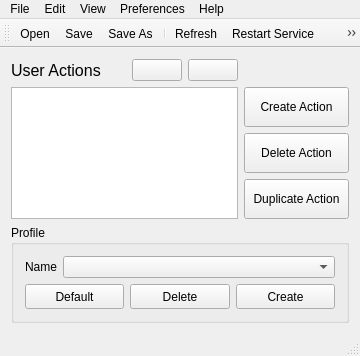
<?xml version="1.0" encoding="UTF-8"?>
<ui version="4.0">
 <class>MainWindowClass</class>
 <widget class="QMainWindow" name="MainWindowClass">
  <property name="geometry">
   <rect>
    <x>0</x>
    <y>0</y>
    <width>360</width>
    <height>351</height>
   </rect>
  </property>
  <property name="windowTitle">
   <string>QuickCut</string>
  </property>
  <property name="windowIcon">
   <iconset>
    <activeon>:/logo.png</activeon>
   </iconset>
  </property>
  <widget class="QWidget" name="centralWidget">
   <layout class="QGridLayout" name="gridLayout">
    <item row="0" column="0">
     <widget class="QLabel" name="lblUserActions">
      <property name="maximumSize">
       <size>
        <width>100</width>
        <height>16777215</height>
       </size>
      </property>
      <property name="font">
       <font>
        <pointsize>12</pointsize>
        <weight>50</weight>
        <bold>false</bold>
       </font>
      </property>
      <property name="text">
       <string>User Actions</string>
      </property>
     </widget>
    </item>
    <item row="0" column="1">
     <spacer name="horizontalSpacer">
      <property name="orientation">
       <enum>Qt::Horizontal</enum>
      </property>
      <property name="sizeHint" stdset="0">
       <size>
        <width>19</width>
        <height>20</height>
       </size>
      </property>
     </spacer>
    </item>
    <item row="0" column="2">
     <widget class="QPushButton" name="btnActionMoveDown">
      <property name="minimumSize">
       <size>
        <width>50</width>
        <height>0</height>
       </size>
      </property>
      <property name="maximumSize">
       <size>
        <width>30</width>
        <height>16777215</height>
       </size>
      </property>
      <property name="toolTip">
       <string>Moves action down.</string>
      </property>
      <property name="text">
       <string/>
      </property>
      <property name="icon">
       <iconset>
        <activeon>:/icons/btn_movedown.png</activeon>
       </iconset>
      </property>
     </widget>
    </item>
    <item row="0" column="3">
     <widget class="QPushButton" name="btnActionMoveUp">
      <property name="minimumSize">
       <size>
        <width>50</width>
        <height>0</height>
       </size>
      </property>
      <property name="maximumSize">
       <size>
        <width>30</width>
        <height>16777215</height>
       </size>
      </property>
      <property name="toolTip">
       <string>Moves action up.</string>
      </property>
      <property name="text">
       <string/>
      </property>
      <property name="icon">
       <iconset>
        <activeon>:/icons/btn_moveup.png</activeon>
       </iconset>
      </property>
     </widget>
    </item>
    <item row="1" column="0" colspan="4">
     <widget class="QListWidget" name="lbxActions"/>
    </item>
    <item row="1" column="4">
     <layout class="QVBoxLayout" name="verticalLayout">
      <item>
       <widget class="QPushButton" name="btnActionCreate">
        <property name="minimumSize">
         <size>
          <width>105</width>
          <height>40</height>
         </size>
        </property>
        <property name="maximumSize">
         <size>
          <width>85</width>
          <height>40</height>
         </size>
        </property>
        <property name="text">
         <string>Create Action</string>
        </property>
       </widget>
      </item>
      <item>
       <widget class="QPushButton" name="btnActionDelete">
        <property name="minimumSize">
         <size>
          <width>105</width>
          <height>40</height>
         </size>
        </property>
        <property name="maximumSize">
         <size>
          <width>85</width>
          <height>40</height>
         </size>
        </property>
        <property name="text">
         <string>Delete Action</string>
        </property>
       </widget>
      </item>
      <item>
       <widget class="QPushButton" name="btnActionDuplicate">
        <property name="minimumSize">
         <size>
          <width>105</width>
          <height>40</height>
         </size>
        </property>
        <property name="maximumSize">
         <size>
          <width>85</width>
          <height>40</height>
         </size>
        </property>
        <property name="text">
         <string>Duplicate Action</string>
        </property>
       </widget>
      </item>
     </layout>
    </item>
    <item row="2" column="0" colspan="5">
     <widget class="QGroupBox" name="gbxProfile">
      <property name="title">
       <string>Profile</string>
      </property>
      <layout class="QVBoxLayout" name="verticalLayout_3">
       <item>
        <layout class="QHBoxLayout" name="horizontalLayout_2">
         <item>
          <widget class="QLabel" name="lblProfile">
           <property name="minimumSize">
            <size>
             <width>32</width>
             <height>16</height>
            </size>
           </property>
           <property name="maximumSize">
            <size>
             <width>32</width>
             <height>16</height>
            </size>
           </property>
           <property name="text">
            <string>Name:</string>
           </property>
          </widget>
         </item>
         <item>
          <widget class="QComboBox" name="cbxProfile"/>
         </item>
        </layout>
       </item>
       <item>
        <layout class="QHBoxLayout" name="horizontalLayout">
         <item>
          <widget class="QPushButton" name="btnSetActive">
           <property name="minimumSize">
            <size>
             <width>55</width>
             <height>25</height>
            </size>
           </property>
           <property name="text">
            <string>Default</string>
           </property>
          </widget>
         </item>
         <item>
          <widget class="QPushButton" name="btnDeleteProfile">
           <property name="minimumSize">
            <size>
             <width>55</width>
             <height>25</height>
            </size>
           </property>
           <property name="text">
            <string>Delete</string>
           </property>
          </widget>
         </item>
         <item>
          <widget class="QPushButton" name="btnCreateProfile">
           <property name="minimumSize">
            <size>
             <width>55</width>
             <height>25</height>
            </size>
           </property>
           <property name="text">
            <string>Create</string>
           </property>
          </widget>
         </item>
        </layout>
       </item>
      </layout>
     </widget>
    </item>
   </layout>
  </widget>
  <widget class="QMenuBar" name="menuBar">
   <property name="geometry">
    <rect>
     <x>0</x>
     <y>0</y>
     <width>360</width>
     <height>21</height>
    </rect>
   </property>
   <widget class="QMenu" name="menuFile">
    <property name="title">
     <string>File</string>
    </property>
    <addaction name="actionFileOpen"/>
    <addaction name="actionFileSave"/>
    <addaction name="actionFileSaveAs"/>
    <addaction name="separator"/>
    <addaction name="separator"/>
    <addaction name="actionFileExit"/>
   </widget>
   <widget class="QMenu" name="menuEdit">
    <property name="title">
     <string>Edit</string>
    </property>
   </widget>
   <widget class="QMenu" name="menuSettings">
    <property name="title">
     <string>Preferences</string>
    </property>
    <widget class="QMenu" name="menuTheme">
     <property name="title">
      <string>Theme     </string>
     </property>
     <addaction name="actionThemeDefault"/>
     <addaction name="actionThemeDark"/>
     <addaction name="actionThemeBreezeDark"/>
     <addaction name="actionThemeBreezeLight"/>
     <addaction name="actionThemeConsoleDark"/>
     <addaction name="actionThemeUbuntu"/>
     <addaction name="actionThemeDarkOrange"/>
     <addaction name="separator"/>
     <addaction name="actionThemeLoadQss"/>
    </widget>
    <addaction name="menuTheme"/>
   </widget>
   <widget class="QMenu" name="menuView">
    <property name="title">
     <string>View</string>
    </property>
    <addaction name="actionViewToolBar"/>
    <addaction name="actionViewStatusBar"/>
    <addaction name="separator"/>
    <addaction name="actionViewRefresh"/>
   </widget>
   <widget class="QMenu" name="menuHelp">
    <property name="title">
     <string>Help</string>
    </property>
    <addaction name="actionHelpAbout"/>
    <addaction name="separator"/>
    <addaction name="actionHelpExamples"/>
    <addaction name="separator"/>
    <addaction name="actionHelpCheckUpdates"/>
   </widget>
   <addaction name="menuFile"/>
   <addaction name="menuEdit"/>
   <addaction name="menuView"/>
   <addaction name="menuSettings"/>
   <addaction name="menuHelp"/>
  </widget>
  <widget class="QToolBar" name="toolBar">
   <attribute name="toolBarArea">
    <enum>TopToolBarArea</enum>
   </attribute>
   <attribute name="toolBarBreak">
    <bool>false</bool>
   </attribute>
   <addaction name="actionFileOpen"/>
   <addaction name="actionFileSave"/>
   <addaction name="actionFileSaveAs"/>
   <addaction name="separator"/>
   <addaction name="actionViewRefresh"/>
   <addaction name="actionFileRestartService"/>
   <addaction name="actionThemeLoadQss"/>
   <addaction name="separator"/>
   <addaction name="actionHelpAbout"/>
  </widget>
  <widget class="QStatusBar" name="statusBar"/>
  <action name="actionFileOpen">
   <property name="icon">
    <iconset resource="../QuickCut.qrc">
     <normaloff>:/icons/file_open.png</normaloff>:/icons/file_open.png</iconset>
   </property>
   <property name="text">
    <string>Open</string>
   </property>
  </action>
  <action name="actionFileSave">
   <property name="icon">
    <iconset resource="../QuickCut.qrc">
     <normaloff>:/icons/file_save.png</normaloff>:/icons/file_save.png</iconset>
   </property>
   <property name="text">
    <string>Save</string>
   </property>
  </action>
  <action name="actionFileSaveAs">
   <property name="icon">
    <iconset resource="../QuickCut.qrc">
     <normaloff>:/icons/file_saveas.png</normaloff>:/icons/file_saveas.png</iconset>
   </property>
   <property name="text">
    <string>Save As...</string>
   </property>
  </action>
  <action name="actionFileExit">
   <property name="icon">
    <iconset resource="../QuickCut.qrc">
     <normaloff>:/icons/file_exit.png</normaloff>:/icons/file_exit.png</iconset>
   </property>
   <property name="text">
    <string>Exit</string>
   </property>
  </action>
  <action name="actionHelpAbout">
   <property name="icon">
    <iconset resource="../QuickCut.qrc">
     <normaloff>:/icons/help_about.png</normaloff>:/icons/help_about.png</iconset>
   </property>
   <property name="text">
    <string>About</string>
   </property>
  </action>
  <action name="actionHelpExamples">
   <property name="icon">
    <iconset resource="../QuickCut.qrc">
     <normaloff>:/icons/help_search.png</normaloff>:/icons/help_search.png</iconset>
   </property>
   <property name="text">
    <string>Examples</string>
   </property>
  </action>
  <action name="actionHelpCheckUpdates">
   <property name="icon">
    <iconset resource="../QuickCut.qrc">
     <normaloff>:/icons/help_check_updates.png</normaloff>:/icons/help_check_updates.png</iconset>
   </property>
   <property name="text">
    <string>Check for updates...</string>
   </property>
  </action>
  <action name="actionFully_Map_Key">
   <property name="text">
    <string>Fully Map Key</string>
   </property>
  </action>
  <action name="actionViewToolBar">
   <property name="checkable">
    <bool>true</bool>
   </property>
   <property name="checked">
    <bool>true</bool>
   </property>
   <property name="icon">
    <iconset resource="../QuickCut.qrc">
     <normaloff>:/icons/view_toolbar.png</normaloff>:/icons/view_toolbar.png</iconset>
   </property>
   <property name="text">
    <string>Tool Bar</string>
   </property>
  </action>
  <action name="actionViewStatusBar">
   <property name="checkable">
    <bool>true</bool>
   </property>
   <property name="checked">
    <bool>true</bool>
   </property>
   <property name="icon">
    <iconset resource="../QuickCut.qrc">
     <normaloff>:/icons/view_statusbar.png</normaloff>:/icons/view_statusbar.png</iconset>
   </property>
   <property name="text">
    <string>Status Bar</string>
   </property>
  </action>
  <action name="actionThemeDefault">
   <property name="checkable">
    <bool>true</bool>
   </property>
   <property name="checked">
    <bool>false</bool>
   </property>
   <property name="text">
    <string>Default</string>
   </property>
  </action>
  <action name="actionThemeDark">
   <property name="checkable">
    <bool>true</bool>
   </property>
   <property name="text">
    <string>Dark</string>
   </property>
  </action>
  <action name="actionViewRefresh">
   <property name="icon">
    <iconset resource="../QuickCut.qrc">
     <normaloff>:/icons/view_refresh.png</normaloff>:/icons/view_refresh.png</iconset>
   </property>
   <property name="text">
    <string>Refresh</string>
   </property>
  </action>
  <action name="actionThemeLoadQss">
   <property name="icon">
    <iconset resource="../QuickCut.qrc">
     <normaloff>:/icons/preferences_open_theme.png</normaloff>:/icons/preferences_open_theme.png</iconset>
   </property>
   <property name="text">
    <string>Load Custom Stylesheet...</string>
   </property>
  </action>
  <action name="actionThemeBreezeDark">
   <property name="checkable">
    <bool>true</bool>
   </property>
   <property name="text">
    <string>Breeze Dark</string>
   </property>
  </action>
  <action name="actionThemeBreezeLight">
   <property name="checkable">
    <bool>true</bool>
   </property>
   <property name="text">
    <string>Breeze Light</string>
   </property>
  </action>
  <action name="actionThemeUbuntu">
   <property name="checkable">
    <bool>true</bool>
   </property>
   <property name="checked">
    <bool>true</bool>
   </property>
   <property name="text">
    <string>Ubuntu</string>
   </property>
  </action>
  <action name="actionThemeConsoleDark">
   <property name="checkable">
    <bool>true</bool>
   </property>
   <property name="text">
    <string>Console Dark</string>
   </property>
  </action>
  <action name="actionFileRestartService">
   <property name="icon">
    <iconset resource="../QuickCut.qrc">
     <normaloff>:/icons/file_restart_service.png</normaloff>:/icons/file_restart_service.png</iconset>
   </property>
   <property name="text">
    <string>Restart Service</string>
   </property>
  </action>
  <action name="actionThemeDarkOrange">
   <property name="checkable">
    <bool>true</bool>
   </property>
   <property name="text">
    <string>Dark Orange</string>
   </property>
  </action>
 </widget>
 <layoutdefault spacing="6" margin="11"/>
 <tabstops>
  <tabstop>lbxActions</tabstop>
  <tabstop>btnActionCreate</tabstop>
  <tabstop>btnActionDelete</tabstop>
  <tabstop>btnActionDuplicate</tabstop>
  <tabstop>cbxProfile</tabstop>
  <tabstop>btnCreateProfile</tabstop>
  <tabstop>btnSetActive</tabstop>
 </tabstops>
 <resources>
  <include location="../QuickCut.qrc"/>
 </resources>
 <connections/>
</ui>
